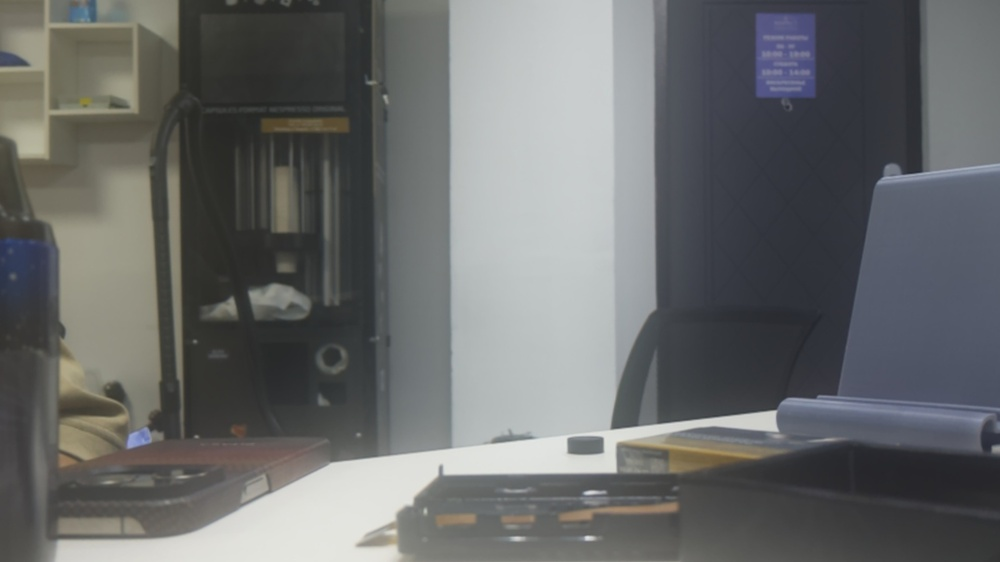
#> input picture camera/images/left/left_rectified.jpg, 1000 x 562 px, shrunk from 1920 x 1080 before the run
$ python depth_map.py
#> lines starting #> are read from the running program, lines starting #| are printed output that depends on the picture
import cv2
import numpy as np
import time
import hailo_sdk_client as hailo

# Загружаем ректифицированные изображения
imgL = cv2.imread("images/left/left_rectified.jpg", cv2.IMREAD_GRAYSCALE)
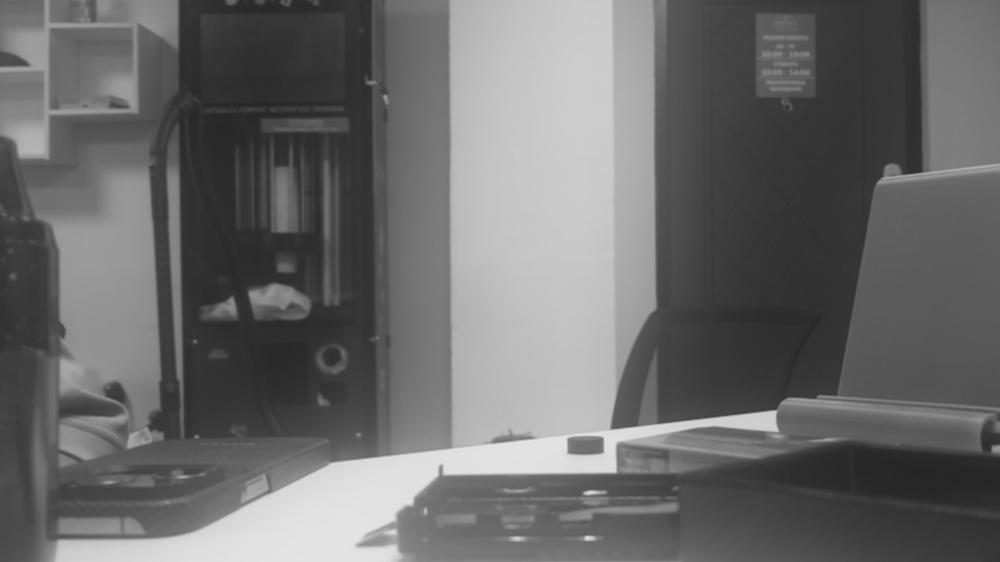
#> imgL: shape (562, 1000); min 37, max 230, mean 106.4
imgR = cv2.imread("images/right/left_rectified.jpg", cv2.IMREAD_GRAYSCALE)

# Проверяем, что изображения загружены
if imgL is None or imgR is None:
    print("Ошибка: ректифицированные изображения не найдены!")
    exit()

# Применяем CLAHE (адаптивную нормализацию гистограммы)
clahe = cv2.createCLAHE(clipLimit=3.0, tileGridSize=(8, 8))
imgL = clahe.apply(imgL)
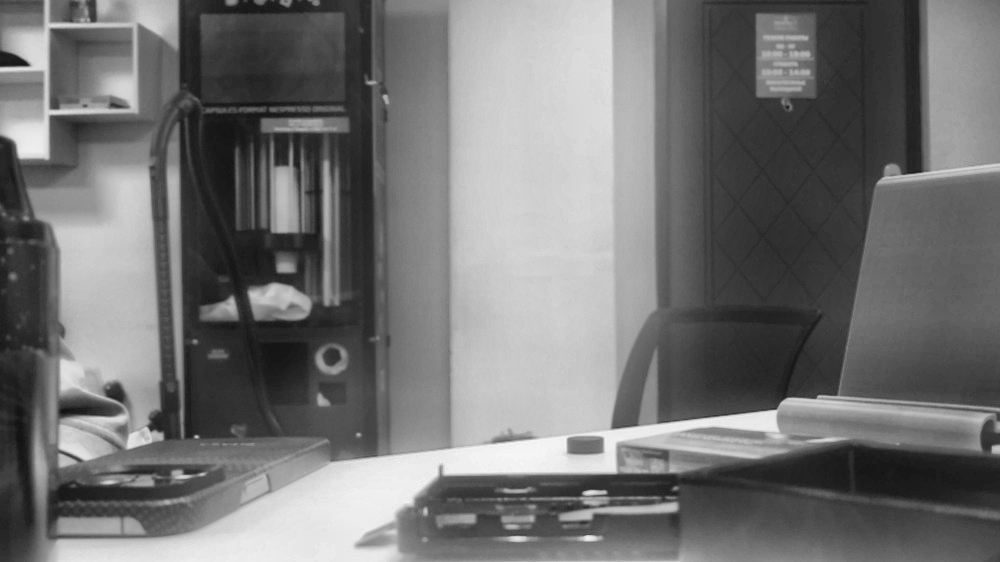
#> imgL: shape (562, 1000); min 17, max 246, mean 115.2
imgR = clahe.apply(imgR)

# Применяем размытие для уменьшения шума
imgL = cv2.GaussianBlur(imgL, (5, 5), 0)
imgR = cv2.GaussianBlur(imgR, (5, 5), 0)

# Показываем обработанные изображения перед вычислением диспаритета
cv2.imshow("Left Processed", imgL)
cv2.imshow("Right Processed", imgR)
cv2.waitKey(0)
cv2.destroyAllWindows()

# Загружаем параметры калибровки для перевода диспаритета в глубину
calib_data = np.load("rectification_data.npz")
#> (reads camera/rectification_data.npz from the repository)
Q = calib_data.get("Q")  # Матрица реконструкции 3D
if Q is None:
    print("Ошибка: Матрица Q не найдена в rectification_data.npz!")
    exit()

# Запускаем таймер
start_time = time.time()

# Используем Hailo для расчета диспаритета
#> (the run stopped early here; a loop or call above may not have finished)
